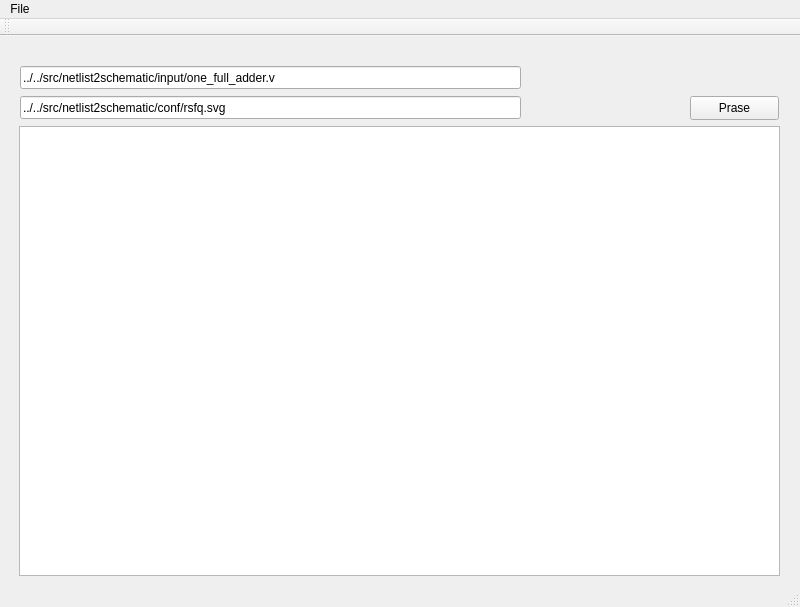
<?xml version="1.0" encoding="UTF-8"?>
<ui version="4.0">
 <class>MainWindow</class>
 <widget class="QMainWindow" name="MainWindow">
  <property name="geometry">
   <rect>
    <x>0</x>
    <y>0</y>
    <width>800</width>
    <height>607</height>
   </rect>
  </property>
  <property name="windowTitle">
   <string>MainWindow</string>
  </property>
  <property name="documentMode">
   <bool>false</bool>
  </property>
  <widget class="QWidget" name="centralWidget">
   <widget class="QWidget" name="output" native="true">
    <property name="geometry">
     <rect>
      <x>19</x>
      <y>90</y>
      <width>761</width>
      <height>450</height>
     </rect>
    </property>
    <widget class="QTextBrowser" name="text_prase_putout">
     <property name="geometry">
      <rect>
       <x>0</x>
       <y>0</y>
       <width>761</width>
       <height>450</height>
      </rect>
     </property>
    </widget>
   </widget>
   <widget class="QLineEdit" name="input_verilog">
    <property name="geometry">
     <rect>
      <x>20</x>
      <y>30</y>
      <width>501</width>
      <height>23</height>
     </rect>
    </property>
    <property name="text">
     <string>../../src/netlist2schematic/input/one_full_adder.v</string>
    </property>
    <property name="placeholderText">
     <string/>
    </property>
   </widget>
   <widget class="QPushButton" name="button_prase">
    <property name="geometry">
     <rect>
      <x>690</x>
      <y>60</y>
      <width>89</width>
      <height>24</height>
     </rect>
    </property>
    <property name="text">
     <string>Prase</string>
    </property>
   </widget>
   <widget class="QLineEdit" name="input_skin">
    <property name="geometry">
     <rect>
      <x>20</x>
      <y>60</y>
      <width>501</width>
      <height>23</height>
     </rect>
    </property>
    <property name="text">
     <string>../../src/netlist2schematic/conf/rsfq.svg</string>
    </property>
    <property name="placeholderText">
     <string/>
    </property>
   </widget>
  </widget>
  <widget class="QMenuBar" name="menuBar">
   <property name="geometry">
    <rect>
     <x>0</x>
     <y>0</y>
     <width>800</width>
     <height>26</height>
    </rect>
   </property>
   <widget class="QMenu" name="menuFile">
    <property name="title">
     <string>File</string>
    </property>
   </widget>
   <addaction name="menuFile"/>
  </widget>
  <widget class="QToolBar" name="mainToolBar">
   <attribute name="toolBarArea">
    <enum>TopToolBarArea</enum>
   </attribute>
   <attribute name="toolBarBreak">
    <bool>false</bool>
   </attribute>
  </widget>
  <widget class="QStatusBar" name="statusBar"/>
 </widget>
 <layoutdefault spacing="6" margin="11"/>
 <resources/>
 <connections/>
</ui>
